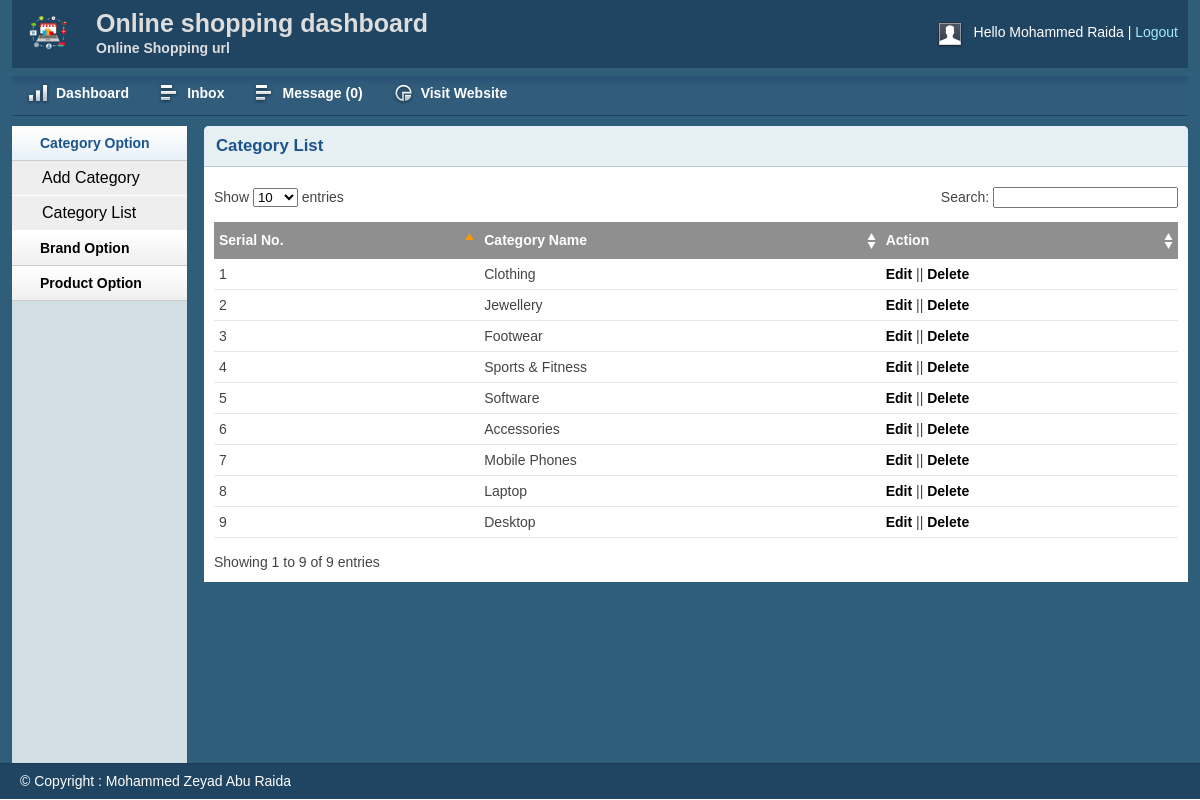
The app's page /admin/catlist.php (signed in) with its own data.
### tables this page shows
CREATE TABLE `tbl_category` (
  `catId` int(11) NOT NULL,
  `catName` varchar(255) NOT NULL
);

### lib/Database.php (called while the page is built, shortened)
<?php
Class Database{
 public $host   = DB_HOST;
 public $user   = DB_USER;
 public $pass   = DB_PASS;
 public $dbname = DB_NAME;
 public $link;
private function connectDB(){
 $this->link = new mysqli($this->host, $this->user, $this->pass,
  $this->dbname);
 }
public function select($query){
  $result = $this->link->query($query) or
   die($this->link->error.__LINE__);
  if($result->num_rows > 0){
    return $result;
  } else {
    return false;
  }
 }
}

### classess/Category.php (called while the page is built, shortened)
<?php
$filepath = realpath(dirname(__FILE__));
include_once ($filepath.'/../lib/Database.php');
?>
<?php
class Category
{
private $db;
	public function __construct()
	{
		$this->db = new Database();
	}
public function getAllCat(){
	$query = "SELECT * FROM tbl_category ORDER BY catId DESC";
	$result = $this->db->select($query);
	return $result;
}
}
?>

### admin/catlist.php (the view, shortened to what this page needs)
<?php include 'inc/header.php';?>
<?php include 'inc/sidebar.php';?>
<?php include '../classess/Category.php';?>
<?php
$cat = new Category();
?>
        <div class="grid_10">
            <div class="box round first grid">
                <h2>Category List</h2>
                <div class="block">
                    <table class="data display datatable" id="example">
					<thead>
						<tr>
							<th>Serial No.</th>
							<th>Category Name</th>
							<th>Action</th>
						</tr>
					</thead>
					<tbody>
				<?php
				$getCat = $cat->getAllCat();
				if ($getCat) {
					$i = 0;
					while ($result = $getCat->fetch_assoc()) {
						$i++;
				?>
						<tr class="odd gradeX">
							<td><?php echo $i;?></td>
							<td><?php echo $result['catName'];?></td>
							<td><a href="catedit.php?catid=<?php echo $result['catId'];?>">Edit</a> || <a onclick="return confirm('Are you sure to delete!')" href="?delcat=<?php echo $result['catId'];?>">Delete</a></td>
						</tr>
					<?php } } ?>
					</tbody>
				</table>
               </div>
            </div>
        </div>
<?php include 'inc/footer.php';?>

### admin/css/text.css (style rules this page uses)
body { font: 13px/1.5 Tahoma, Helvetica, Arial, 'Liberation Sans', FreeSans, sans-serif; }
h2 { font-size: 23px; }
p, dl, hr, h1, h2, h3, h4, h5, h6, ol, ul, pre, table, address, fieldset { margin-bottom: 20px; }

### admin/css/grid.css (style rules this page uses)
.grid_1, .grid_2, .grid_3, .grid_4, .grid_5, .grid_6, .grid_7, .grid_8, .grid_9, .grid_10, .grid_11, .grid_12, .grid_13, .grid_14, .grid_15, .grid_16 { display: inline; float: left; margin-left: 1%; margin-right: 1%; }
.container_12 .grid_10 { width: 81.333%; }

### admin/css/layout.css (style rules this page uses)
body { background: #fff none repeat scroll 0 0; color: #444; font-size: 14px; padding: 0; }
a { color: #000; font-weight: bold; text-decoration: none; }
h1, h2, h3, h4, h5, h6 { line-height: 1.2em; margin-bottom: 0.3em; }
h2 { margin-top: 1em; }
.box { background: #fff; margin-bottom: 20px; padding: 10px 10px 10px 10px; margin-left: -8px; }
.box.grid { padding-bottom: 40px; }
.box.round { -moz-border-radius: 5px 5px 0px 0px; -webkit-border-radius: 5px 5px 0px 0px; border-radius: 5px 5px 0px 0px; }
.box h2 { font-size: 1.2em; font-weight: bold; color: #1b548d; background: #e6f0f3; margin: -10px -10px 0 -10px; padding: 10px 12px; border-bottom: 1px solid #b3cbd6; -moz-border-radius: 5px 5px 0px 0px; -webkit-border-radius: 5px 5px 0px 0px; border-radius: 5px 5px 0px 0px; }
.box.first { min-height: 406px; }
.block { padding-top: 20px; }
.block { padding-bottom: 1px; }
table.display { margin: 0 auto; clear: both; width: 100%; }
.sorting_asc { background: #8f8f8f url(../img/table/sort_asc.png) no-repeat center right; padding: 8px 5px; text-align: left; color: #fff; }
.sorting { background: #8f8f8f url(../img/table/sort_both.png) no-repeat center right; padding: 8px 5px; text-align: left; color: #fff; }
tr.odd { height: 30px; line-height: 30px; border-bottom: 1px solid #e6e6e6; }
tr.even { height: 30px; line-height: 30px; border-bottom: 1px solid #e6e6e6; }
tr.odd td, tr.even td { padding-left: 5px; }

### records on screen
tbl_category: catName "Clothing"
tbl_category: catName "Jewellery"
tbl_category: catName "Footwear"
tbl_category: catName "Sports & Fitness"
tbl_category: catName "Software"
tbl_category: catName "Accessories"
tbl_category: catName "Mobile Phones"
tbl_category: catName "Laptop"
tbl_category: catName "Desktop"

### other values on screen
Session::get('adminName') "Mohammed Raida"
